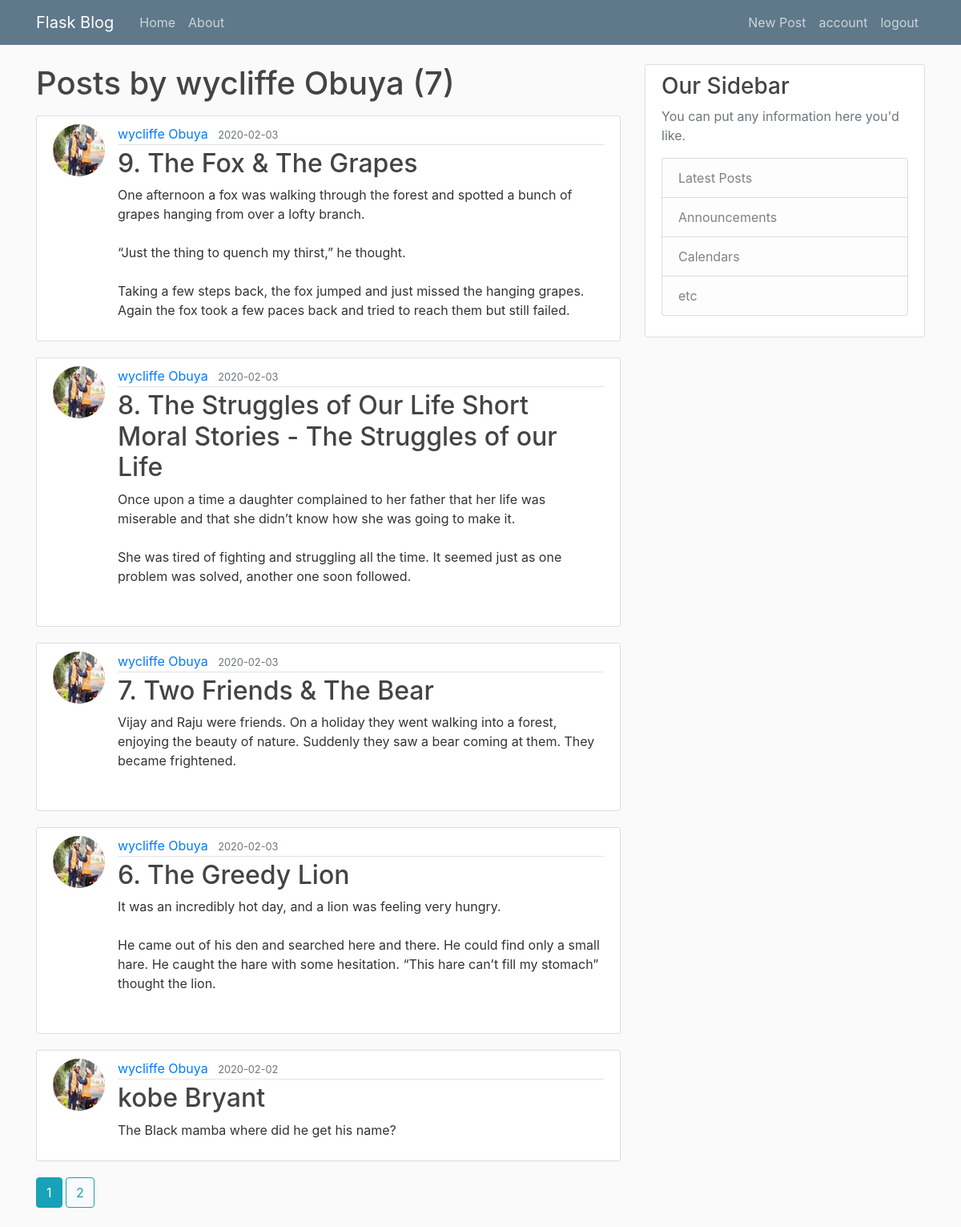
/post/wycliffe Obuya/ (signed in), run on the app's committed database.
### blog/models.py (models this page shows, shortened)
class User(db.Model, UserMixin):
    id=db.Column(db.Integer, primary_key=True)
    username=db.Column(db.String(20),nullable=False,unique=True)
    email=db.Column(db.String(120),nullable=False,unique=True)
    image_file=db.Column(db.String(20),nullable=False,default='default.jpg')
    password=db.Column(db.String(60),nullable=False,)
    posts=db.relationship('Post', backref='user', lazy=True)

class Post(db.Model):
    id=db.Column(db.Integer, primary_key=True)
    title=db.Column(db.String(20), nullable=False)
    date_posted=db.Column(db.DateTime, nullable=False, default=datetime.utcnow)
    content=db.Column(db.Text, nullable=False)
    user_id=db.Column(db.Integer, db.ForeignKey('user.id'), nullable=False)

### blog/users/routes.py (the view)
@users.route('/post/<string:username>/')
@login_required
def user_post(username):
    page=request.args.get('page', 1, type=int)
    user=User.query.filter_by(username=username).first_or_404()
    posts=Post.query.filter_by(user=user)\
    .order_by(Post.date_posted.desc())\
    .paginate(page=page, per_page=5)
    return render_template('user_post.html', user=user, posts=posts, legend='')

### blog/models.py (called while the page is built)
@login_manager.user_loader
def load_user(user_id):
    return User.query.get(int(user_id))

### blog/templates/user_post.html
{% extends "layout.html" %}
{% block content %}
<h1 class='mb-3'>Posts by {{ user.username }} ({{ posts.total }})</h1>
    {% for post in posts.items %}
        <article class="media content-section">
          <img src="{{url_for('static', filename='profile/' + post.user.image_file)}}" alt="" class="rounded-circle article-img">
          <div class="media-body">
            <div class="article-metadata">
              <a class="mr-2" href="{{ url_for('users.user_post',username=post.user.username )}}">{{ post.user.username }}</a>
              <small class="text-muted">{{ post.date_posted.strftime('%Y-%m-%d') }}</small>
            </div>
            <h2><a class="article-title" href="{{url_for('posts.post', post_id=post.id)}}">{{ post.title }}</a></h2>
            <p class="article-content">{{ post.content }}</p>
          </div>
        </article>
    {% endfor %}
    {% for page_num in posts.iter_pages( left_current=1, right_current=2) %}
      {% if page_num %}
        {% if posts.page == page_num %}
        <a class='btn btn-info mb-4' href="{{url_for('users.user_post', username=user.username, page=page_num)}}">{{page_num}}</a>
        {% else %}
        <a class='btn btn-outline-info mb-4' href="{{url_for('users.user_post', username=user.username, page=page_num)}}">{{page_num}}</a>
        {% endif %}
      {% else %}
      ...
      {% endif %}
    {% endfor %}
{% endblock content %}

### blog/static/main.css (style rules this page uses)
body { background: #fafafa; color: #333333; margin-top: 5rem; }
h1, h2, h3, h4, h5, h6 { color: #444444; }
.content-section { background: #ffffff; padding: 10px 20px; border: 1px solid #dddddd; border-radius: 3px; margin-bottom: 20px; }
.article-title { color: #444444; }
.article-content { white-space: pre-line; }
.article-img { height: 65px; width: 65px; margin-right: 16px; }
.article-metadata { padding-bottom: 1px; margin-bottom: 4px; border-bottom: 1px solid #e3e3e3 }

### data on the page
User: username "wycliffe Obuya"
Post: image_file (picture), user.username "wycliffe Obuya", date_posted "2020-02-03", title "9. The Fox & The Grapes", content "One afternoon a fox was walking through the forest and spotted a bunch of grapes hanging from over a lofty branch. “Just the thing to quench my thirst,” he thought. Taking a few steps back, the fox jumped and just missed the hanging grapes. Again the fox took a few paces back and tried to reach them but still failed."
Post: image_file (picture), user.username "wycliffe Obuya", date_posted "2020-02-03", title "8. The Struggles of Our Life Short Moral Stories - The Struggles of our Life", content "Once upon a time a daughter complained to her father that her life was miserable and that she didn’t know how she was going to make it. She was tired of fighting and struggling all the time. It seemed just as one problem was solved, another one soon followed."
Post: image_file (picture), user.username "wycliffe Obuya", date_posted "2020-02-03", title "7. Two Friends & The Bear", content "Vijay and Raju were friends. On a holiday they went walking into a forest, enjoying the beauty of nature. Suddenly they saw a bear coming at them. They became frightened."
Post: image_file (picture), user.username "wycliffe Obuya", date_posted "2020-02-03", title "6. The Greedy Lion", content "It was an incredibly hot day, and a lion was feeling very hungry. He came out of his den and searched here and there. He could find only a small hare. He caught the hare with some hesitation. “This hare can’t fill my stomach” thought the lion."
Post: image_file (picture), user.username "wycliffe Obuya", date_posted "2020-02-02", title "kobe Bryant", content "The Black mamba where did he get his name?"

### other printed values
{{ posts.total }} "7"
{{ page_num }} "1"
{{ page_num }} "2"
